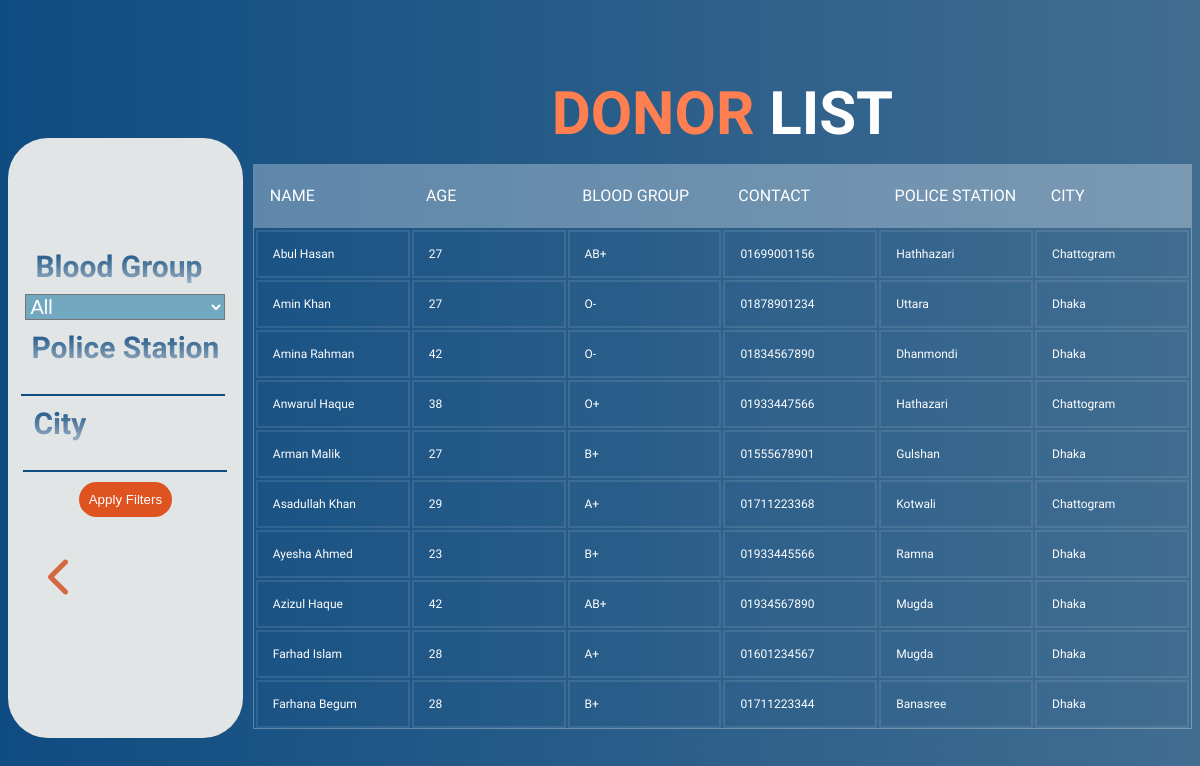
Screenshot of /donor_list.php with the database file from the repository.
### tables this page shows
CREATE TABLE `user_list` (
  `username` varchar(32) NOT NULL,
  `name` varchar(255) DEFAULT NULL,
  `contact` varchar(15) DEFAULT NULL,
  `email` varchar(50) DEFAULT NULL,
  `pass` varchar(255) DEFAULT NULL,
  `age` int(120) DEFAULT NULL,
  `blood_group` varchar(3) DEFAULT NULL,
  `NID` varchar(13) DEFAULT NULL,
  `gender` varchar(6) DEFAULT NULL,
  `police_station` varchar(255) DEFAULT NULL,
  `city` varchar(255) DEFAULT NULL
);

### donor_list.php (the view, shortened to what this page needs)
<!DOCTYPE html>
<html lang="en">
<head>
    <link rel="stylesheet" href="donor_list.css">
</head>
<body>
    <section class="sec">
        <section class="dash">
            <div class="dashboard">
                <div class="blood">
                    <h6 class="dt">Blood Group</h6>
                    <select class="options" id="bloodGroup" name="blood">
                        <option value="All">All</option>
                    </select>
                </div>
                <div class="police_station">
                    <h6 class="dt">Police Station</h6>
                    <input class="police_station" id="policeStation" name="police_station" type="text">
                </div>
                <div class="city">
                    <h6 class="dt">City</h6>
                    <input class="city" id="city" name="city" type="text">
                </div>
                <button class="app" onclick="applyFilters()">Apply Filters</button>
                <a onclick="history.back();"><i class="fas fa-chevron-left"></i></a>
            </div>
        </section>
        <section class="List">
            <h1><span>Donor </span>List</h1>
            <div class="tbl-header">
                <table>
                    <thead>
                        <tr>
                            <th>Name</th>
                            <th>Age</th>
                            <th>Blood Group</th>
                            <th>Contact</th>
                            <th>Police Station</th>
                            <th>City</th>
                        </tr>
                    </thead>
                </table>
            </div>
            <div class="tbl-content">
                <table>
                    <tbody>
                        <?php
                        $conn = mysqli_connect("localhost", "root", "", "370_blood_bank");
                        $query = "SELECT u.name, u.age, u.blood_group, u.contact, u.police_station, u.city
                                    FROM donor_list d
                                    INNER JOIN user_list u ON d.username = u.username";
                        $result = mysqli_query($conn, $query);
                        while($row = mysqli_fetch_assoc($result)){
                            echo '<tr class="data-row">';
                            echo '<td>'. $row['name'] .'</td>';
                            echo '<td>'. $row['age'] .'</td>';
                            echo '<td>'. $row['blood_group'] .'</td>';
                            echo '<td>'. $row['contact'] .'</td>';
                            echo '<td>'. $row['police_station'] .'</td>';
                            echo '<td>'. $row['city'] .'</td>';
                            echo '</tr>';
                        }
                    ?>
                    </tbody>
                </table>
            </div>
        </section>
    </section>
</body>
</html>

### donor_list.css (style rules this page uses)
body { background-image: linear-gradient(to right, #0F4C81, #416d91); font-family: 'Poppins', sans-serif; font-family: 'Roboto', sans-serif; font-family: 'Work Sans', sans-serif; }
.sec { display: flex; justify-content: center; gap: 10px; align-items: center; }
.app { padding: 10px; margin-top: 10px; border: none; font: 16px; background-color: rgb(223, 83, 33); border-radius: 20px; color: white; cursor: pointer; }
span { color: coral; }
.dash { width: 20%; height: 600px; margin-top: 130px; }
.dashboard { background-color: rgb(226, 229, 230); height: 100%; border-radius: 40px; display: flex; flex-direction: column; align-items: center; justify-content: center; }
input { outline: none; border: none; width: 200px; border-bottom: 2px solid #0F4C81; background: transparent; }
.options { width: 200px; background-color: #0b6f9e83; color: #ffffff; font-size: 20px; }
h6 { margin: 0px; background-image: linear-gradient(to bottom, #0F4C81, #9cb0c2); background-clip: text; -webkit-background-clip: text; color: transparent; }
i { font-size: 40px; color: rgb(210, 103, 64); }
a { cursor: pointer; margin: 40px; align-self: flex-start; }
.dt { font-size: 30px; font-weight: 700px; margin: 10px; }
.List { width: 80%; }
h1 { font-size: 60px; color: #fff; text-transform: uppercase; font-weight: 900; text-align: center; margin-bottom: 15px; transition: .6s; }
table { width: 100%; table-layout: fixed; }
.tbl-header { background-color: rgba(255, 255, 255, 0.3); }
.tbl-content { height: 500px; overflow-y: scroll; border: 1px solid rgba(255, 255, 255, 0.3); }
th { padding: 20px 15px; text-align: left; font-weight: 500; font-size: 16px; color: #fff; text-transform: uppercase; }
td { padding: 15px; text-align: left; font-weight: 400; font-size: 12px; color: #fff; border: 2px solid rgba(255, 255, 255, 0.1); }

### rows the page displays
user_list: name "Abul Hasan", age "27", blood_group "AB+", contact "01699001156", police_station "Hathhazari", city "Chattogram"
user_list: name "Amin Khan", age "27", blood_group "O-", contact "01878901234", police_station "Uttara", city "Dhaka"
user_list: name "Amina Rahman", age "42", blood_group "O-", contact "01834567890", police_station "Dhanmondi", city "Dhaka"
user_list: name "Anwarul Haque", age "38", blood_group "O+", contact "01933447566", police_station "Hathazari", city "Chattogram"
user_list: name "Arman Malik", age "27", blood_group "B+", contact "01555678901", police_station "Gulshan", city "Dhaka"
user_list: name "Asadullah Khan", age "29", blood_group "A+", contact "01711223368", police_station "Kotwali", city "Chattogram"
user_list: name "Ayesha Ahmed", age "23", blood_group "B+", contact "01933445566", police_station "Ramna", city "Dhaka"
user_list: name "Azizul Haque", age "42", blood_group "AB+", contact "01934567890", police_station "Mugda", city "Dhaka"
user_list: name "Farhad Islam", age "28", blood_group "A+", contact "01601234567", police_station "Mugda", city "Dhaka"
user_list: name "Farhana Begum", age "28", blood_group "B+", contact "01711223344", police_station "Banasree", city "Dhaka"
